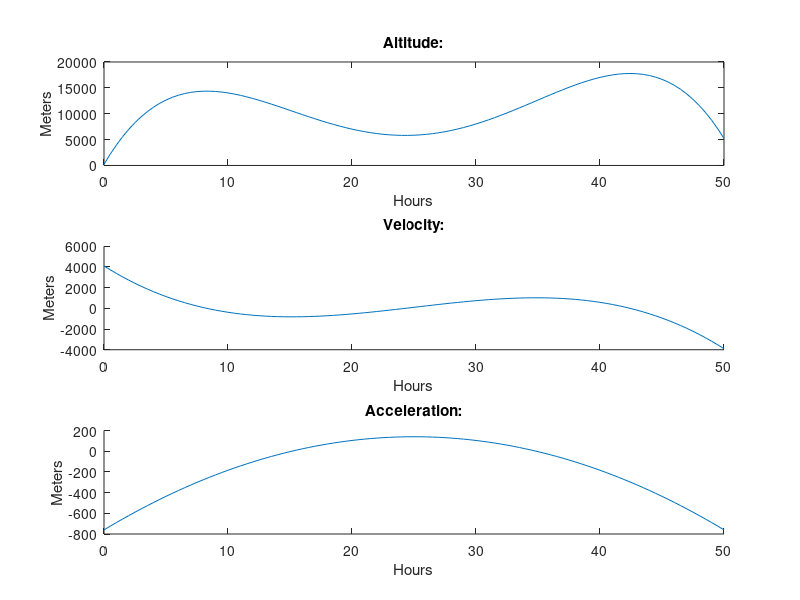

The MATLAB source for this figure:
% Script File: ch8quiz.m
%
% Programmer: Cameron Carroll
% Originally Written: April 27, 2012
% 
% Purpose: Chapter 8, Exercise 22; Model the altitude, velocity and
% acceleration of a weather balloon over a range of 50 hours.
%
% Modifications:
% (None)

clear; clc; clf;
close all;

range = 0:0.5:50; % (hours)
initial_height = 220; % (meters)

% Function vector for v(t) = -0.48t^3 + 36t^2 - 760t + 4100
velocity = [-0.48 36 -760 4100];

% Calculate altitude (integral) and acceleration (derivative) of velocity.

altitude = polyint(velocity, initial_height);
acceleration = polyder(velocity);

altitude_values = polyval(altitude, range);
velocity_values = polyval(velocity, range);
acceleration_values = polyval(acceleration, range);


% Print and plot resultant polynomials over a range of 50 hours.

disp 'Coefficients of Altitude, Velociy and Acceleration';
disp 'Altitude:';
fprintf('%g, ', altitude(1:end-1));
fprintf('%g \n', altitude(end));

disp 'Velocity:';
fprintf('%g, ', velocity(1:end-1));
fprintf('%g \n', velocity(end));

disp 'Acceleration:';
fprintf('%g, ', acceleration(1:end-1));
fprintf('%g \n', acceleration(end));

figure(1);
subplot(3, 1, 1);
plot(range, altitude_values);
hold on;
title('Altitude:');
xlabel('Hours');
ylabel('Meters');

subplot(3, 1, 2);
hold on;
title('Velocity:');
xlabel('Hours');
ylabel('Meters');
plot(range, velocity_values);

subplot(3, 1, 3);
hold on;
title('Acceleration:');
xlabel('Hours');
ylabel('Meters');
plot(range, acceleration_values);





